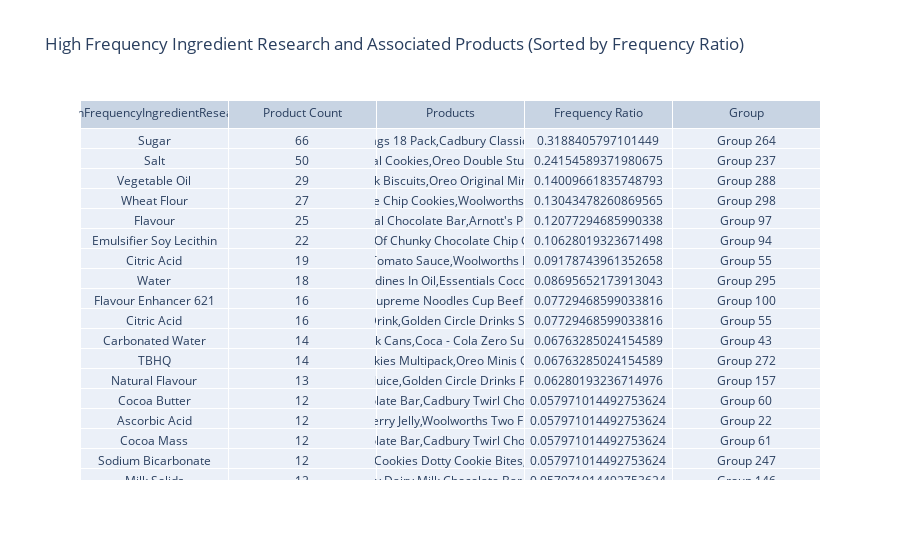

Write notebook code for a chart like this one.
### Code cell
from neo4j import GraphDatabase
import pandas as pd
import plotly.graph_objects as go


query = """
MATCH (p:Product)-[:HAS_RECIPE]->(r:Recipe)-[:USES_INGREDIENT]->(i:Ingredient)-[:HAS_RESEARCH]->(res:IngredientResearch)
WITH res, COUNT(DISTINCT p) AS productCount, COLLECT(DISTINCT p.name) AS products, COUNT(DISTINCT i) AS ingredientCount
MATCH (allProducts:Product)
WITH res, productCount, products, ingredientCount, COUNT(allProducts) AS totalProductCount
WITH res, productCount, products, ingredientCount, totalProductCount, toFloat(productCount) / toFloat(totalProductCount) AS frequencyRatio
RETURN res.ingredient_name AS HighFrequencyIngredientResearch, productCount, products, frequencyRatio
ORDER BY frequencyRatio DESC
"""

with driver.session() as session:
    result = session.run(query)
    data = [record.data() for record in result]
    df = pd.DataFrame(data)

# The results are sorted according to the value of the frequency ratio (ratio) from highest to lowest.
df.sort_values(by='frequencyRatio', ascending=False, inplace=True)

# Assign a group name to each group（group）
df['group'] = 'Group ' + (df['HighFrequencyIngredientResearch'].rank(ascending=True, method='dense').astype(int)).astype(str)


fig_data = go.Table(
    header=dict(values=['HighFrequencyIngredientResearch', 'Product Count', 'Products', 'Frequency Ratio', 'Group']),
    cells=dict(values=[df['HighFrequencyIngredientResearch'], df['productCount'], df['products'], df['frequencyRatio'], df['group']])
)


fig_layout = go.Layout(
    title='High Frequency Ingredient Research and Associated Products (Sorted by Frequency Ratio)',
)


fig = go.Figure(data=fig_data, layout=fig_layout)
fig.show()

# Storing the results in a new DataFrame
data_lists = fig_data.cells.values
new_df = pd.DataFrame({
    'HighFrequencyIngredientResearch': data_lists[0],
    'Product Count': data_lists[1],
    'Products': data_lists[2],
    'Frequency Ratio': data_lists[3],
    'Group': data_lists[4]
})

print(new_df)

### Figure 1 — Plotly figure (JSON) as saved in the notebook; plotly's stock layout.template omitted (floating-point values rounded to 4 significant figures; data arrays with more than 128 entries replaced by an {"elided": "..."} marker saying what was removed)
{"data": [{"cells": {"values": {"elided": "5 rows, 2488 mixed values in total"}}, "header": {"values": ["HighFrequencyIngredientResearch", "Product Count", "Products", "Frequency Ratio", "Group"]}, "type": "table"}], "layout": {"title": {"text": "High Frequency Ingredient Research and Associated Products (Sorted by Frequency Ratio)"}}}
